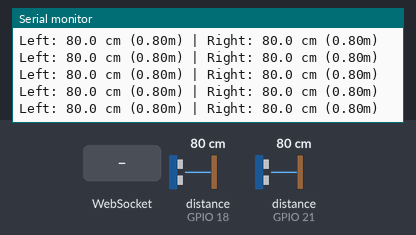
A sketch run on a simulated ESP32. Shown: the last lines printed to the serial monitor. Wiring (inferred from the names in the program): 2 × ultrasonic range finder: trigger GPIO 5, echo GPIO 18 / trigger GPIO 19, echo GPIO 21. Inputs (shaded band) come from the test bench; at power-on: distance to the obstacle (sensors on GPIO 18, GPIO 21) 80 cm. The echo pulse lasts 58.3 µs per cm; WiFi joins after 1.5 s; servers stay silent unless stated.

Above: at 3.2 s.
3.3 s: WebSocket text "1" received
4.8 s: distance to the obstacle (sensor on GPIO 18) set to 2 cm
At 4.94 s:
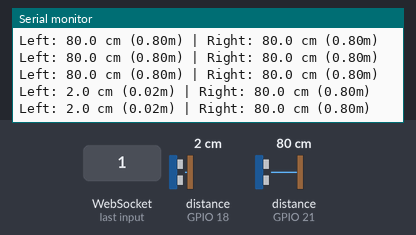
6.3 s: distance to the obstacle (sensor on GPIO 21) set to 2 cm
At 6.44 s:
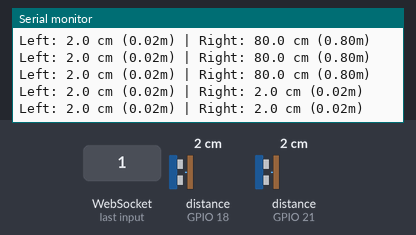
7.8 s: distance to the obstacle (sensor on GPIO 18) set to 4 cm
At 7.84 s:
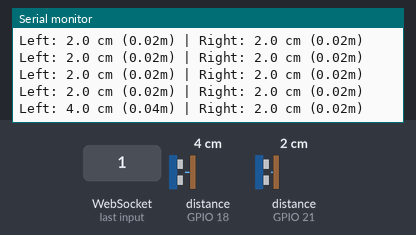
9.3 s: distance to the obstacle (sensor on GPIO 21) set to 4 cm
At 9.36 s:
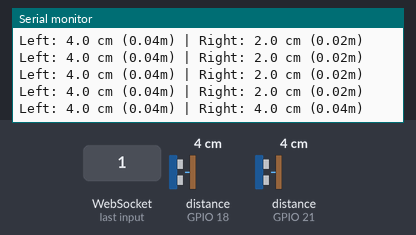
Timing chart, 0 to 11.8 s (numbered marks = the images above; inputs shaded):
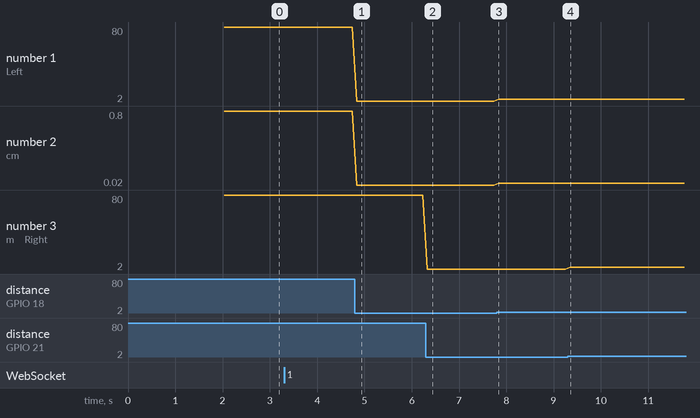

Measured:
- after the input at 4.8 s, the serial monitor: prints a new line at once (image 1)
- after the input at 6.3 s, the serial monitor: prints a new line at once (image 2)
- after the input at 7.8 s, the serial monitor: prints a new line at once (image 3)
- after the input at 9.3 s, the serial monitor: prints a new line after 0.05 s (image 4)
- plotted number 1: 80 → 2 after the input at 4.8 s, 2 → 4 after the input at 7.8 s
- plotted number 2: 0.8 → 0.02 after the input at 4.8 s, 0.02 → 0.04 after the input at 7.8 s

The sketch:

ultrasonic.ino
```cpp
// ============================================================================
// ESP32 HC-SR04 DUAL ULTRASONIC SENSOR WEBSOCKET & SERIAL STREAMER
// Provides distance telemetry to DigitalTwin 3D Visualization for Wall Building
// ============================================================================

#include <WiFi.h>
#include <WebSocketsServer.h>
#include <ArduinoJson.h> // Ensure ArduinoJson library is installed if using JSON object builder
#include <ESPmDNS.h>

// ==========================================
// WIFI CONFIGURATION
// ==========================================
const char* ssid     = "YOUR_WIFI_SSID";     // Change to your Wi-Fi SSID
const char* password = "YOUR_WIFI_PASSWORD"; // Change to your Wi-Fi Password

// Static IP setup (Optional - matches mobile.ino network)
bool useStaticIP = false;
IPAddress local_IP(10, 232, 110, 101);
IPAddress gateway(10, 232, 110, 148);
IPAddress subnet(255, 255, 255, 0);
IPAddress primaryDNS(8, 8, 8, 8);

// WebSocket Server on Port 8766 (also compatible with port 81)
WebSocketsServer webSocket = WebSocketsServer(8766);

// ==========================================
// SENSOR PIN DEFINITIONS (HC-SR04)
// ==========================================
#define LEFT_TRIG  5
#define LEFT_ECHO  18

#define RIGHT_TRIG 19
#define RIGHT_ECHO 21

// Pulse timeout in microseconds (30ms timeout = max ~5 meters range)
#define PULSE_TIMEOUT 30000

unsigned long lastSensorRead = 0;
const unsigned long SENSOR_INTERVAL = 100; // Sample and broadcast every 100ms

float leftDistCm = -1.0;
float rightDistCm = -1.0;
float leftDistM = 0.0;
float rightDistM = 0.0;

// ==========================================
// DISTANCE MEASUREMENT FUNCTION
// ==========================================
float measureDistanceCm(int trigPin, int echoPin) {
  // Clear TRIG
  digitalWrite(trigPin, LOW);
  delayMicroseconds(2);

  // Send 10 us pulse to TRIG
  digitalWrite(trigPin, HIGH);
  delayMicroseconds(10);
  digitalWrite(trigPin, LOW);

  // Measure ECHO pulse length in microseconds
  long duration = pulseIn(echoPin, HIGH, PULSE_TIMEOUT);

  // If timeout (no echo received)
  if (duration == 0) {
    return -1.0;
  }

  // Calculate distance in cm (Speed of sound = 0.0343 cm/us)
  float distance = (duration * 0.0343) / 2.0;

  // Filter out noise / impossible values
  if (distance < 2.0 || distance > 400.0) {
    return -1.0;
  }

  return distance;
}

void webSocketEvent(uint8_t num, WStype_t type, uint8_t * payload, size_t length) {
  if (type == WStype_CONNECTED) {
    IPAddress ip = webSocket.remoteIP(num);
    Serial.printf("🟢 [Ultrasonic WS] Client #%u connected from %d.%d.%d.%d\n", num, ip[0], ip[1], ip[2], ip[3]);
  } else if (type == WStype_DISCONNECTED) {
    Serial.printf("🔴 [Ultrasonic WS] Client #%u disconnected\n", num);
  }
}

// ==========================================
// SETUP
// ==========================================
void setup() {
  Serial.begin(115200);
  delay(500);

  Serial.println("\n==============================================");
  Serial.println("  HC-SR04 Ultrasonic Telemetry Server Starting  ");
  Serial.println("==============================================");

  pinMode(LEFT_TRIG, OUTPUT);
  pinMode(LEFT_ECHO, INPUT);
  pinMode(RIGHT_TRIG, OUTPUT);
  pinMode(RIGHT_ECHO, INPUT);

  digitalWrite(LEFT_TRIG, LOW);
  digitalWrite(RIGHT_TRIG, LOW);

  WiFi.mode(WIFI_STA);

  if (useStaticIP) {
    WiFi.config(local_IP, gateway, subnet, primaryDNS);
    Serial.println("Using Static IP Configuration...");
  }

  WiFi.begin(ssid, password);
  Serial.print("Connecting to Wi-Fi: ");
  Serial.print(ssid);

  while (WiFi.status() != WL_CONNECTED) {
    delay(500);
    Serial.print(".");
  }

  Serial.println("\n✅ Wi-Fi Connected!");
  Serial.print("🌐 ESP32 IP Address: ");
  Serial.println(WiFi.localIP());

  if (!MDNS.begin("ultrasonic")) {
    Serial.println("Error setting up MDNS responder!");
  } else {
    Serial.println("mDNS responder started at ultrasonic.local");
    // Add service to MDNS-SD
    MDNS.addService("http", "tcp", 8766);
  }

  // Start WebSocket Server
  webSocket.begin();
  webSocket.onEvent(webSocketEvent);
  Serial.println("✅ WebSocket Server running on port 8766");
}

// ==========================================
// MAIN LOOP
// ==========================================
void loop() {
  webSocket.loop();

  unsigned long currentMillis = millis();
  if (currentMillis - lastSensorRead >= SENSOR_INTERVAL) {
    lastSensorRead = currentMillis;

    // Measure Left Sensor
    leftDistCm = measureDistanceCm(LEFT_TRIG, LEFT_ECHO);

    // Small delay between sensors to avoid ultrasonic crosstalk / interference
    delayMicroseconds(2000);

    // Measure Right Sensor
    rightDistCm = measureDistanceCm(RIGHT_TRIG, RIGHT_ECHO);

    // Convert to meters
    leftDistM  = (leftDistCm > 0) ? (leftDistCm / 100.0) : 0.0;
    rightDistM = (rightDistCm > 0) ? (rightDistCm / 100.0) : 0.0;

    // Print to Serial Monitor
    Serial.print("Left: ");
    if (leftDistCm > 0) { Serial.print(leftDistCm, 1); Serial.print(" cm ("); Serial.print(leftDistM, 2); Serial.print("m)"); }
    else { Serial.print("OUT OF RANGE"); }

    Serial.print(" | Right: ");
    if (rightDistCm > 0) { Serial.print(rightDistCm, 1); Serial.print(" cm ("); Serial.print(rightDistM, 2); Serial.print("m)"); }
    else { Serial.print("OUT OF RANGE"); }
    Serial.println();

    // Broadcast JSON payload via WebSocket to Digital Twin
    // Format provides both meters and cm for maximum dashboard compatibility
    String jsonPayload = "{\"type\":\"ultrasonic\",\"ultrasonic\":{\"left\":" + String(leftDistM, 3) +
                         ",\"right\":" + String(rightDistM, 3) + "},\"left_cm\":" + String(leftDistCm, 1) +
                         ",\"right_cm\":" + String(rightDistCm, 1) + "}";

    webSocket.broadcastTXT(jsonPayload);
  }
}
```
